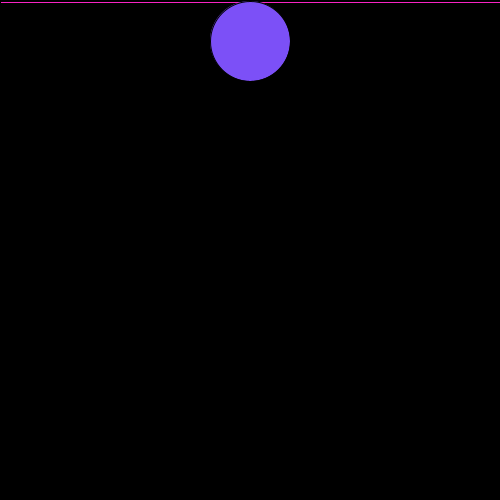
Frame 1 (no input)
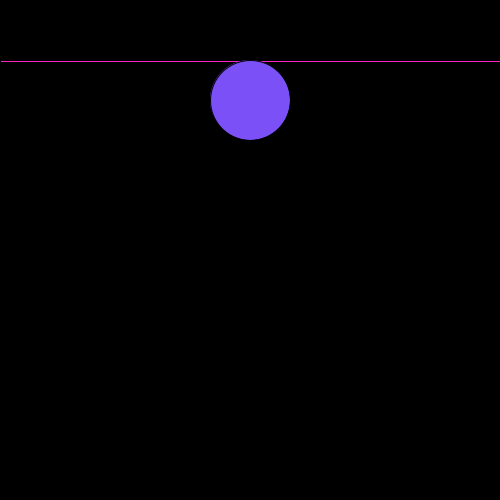
Frame 60 (the mouse pressed at the canvas centre just before this capture)
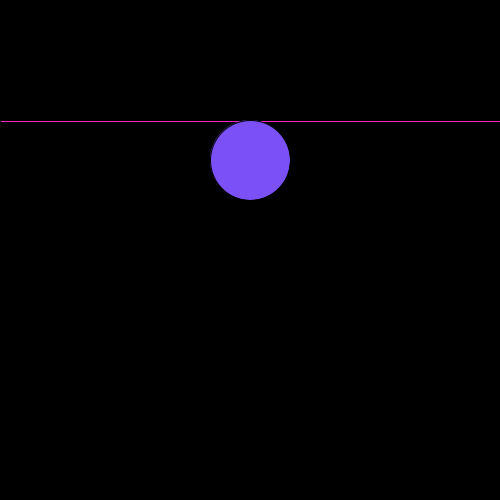
Frame 120 (the mouse held since frame 60 and released just before this capture)

The Processing sketch that drew these frames (run headless with seeded random() and noise(); from frame 60 on, the mouse is pressed at the canvas centre):

// Processing sketch: ejercicio19
// ── ejercicio19.pde
float posY = 0;
float dirY = 1;
void setup() {
  size(500, 500);
}

void draw() {
   background(0);
  // Actualizar la posición de la línea y la elipse
  posY += dirY;
  
  // Verificar si la línea ha superado la altura del lienzo
  if (posY > height || posY < 0) {
    dirY *= -1; // Invertir la dirección
  }
 
  
  // Dibujar la línea
  fill(#F723C3);
  rect(0, posY, 500, 2);
  
  // Dibujar la circulo
  fill(#7C50F7);
  ellipse(250, posY + 40, 80, 80);
}
